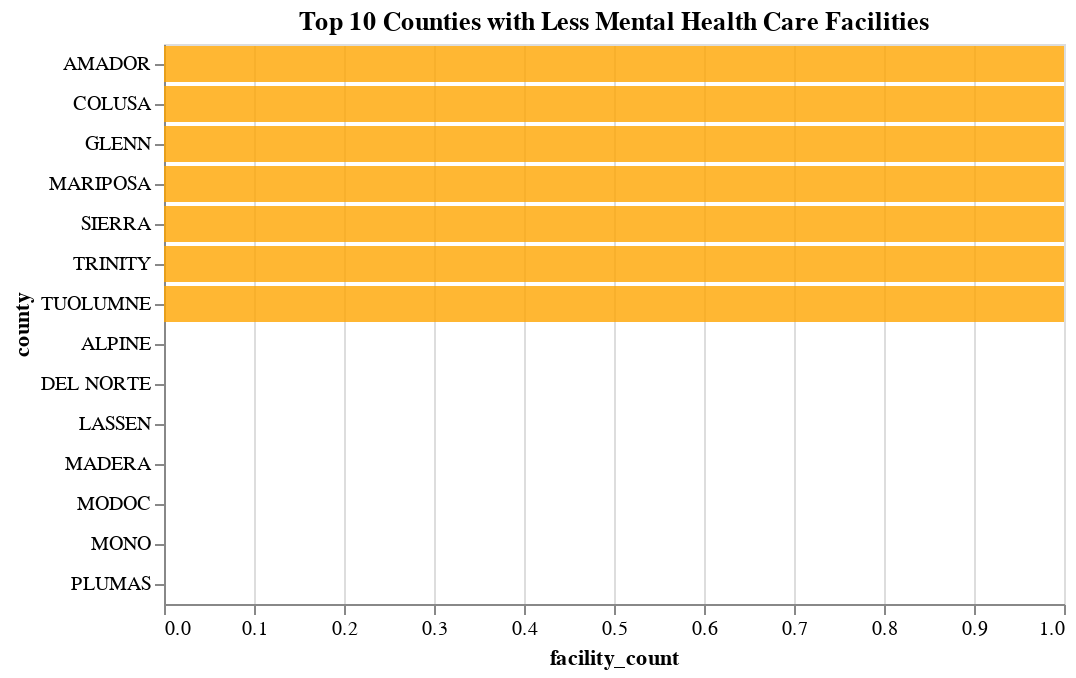

The code cell stored with this chart in its notebook:
### Code cell
source = full_data

chart_top10less=alt.Chart(source).mark_bar().encode(
    x=alt.X('facility_count'),
    y=alt.Y('county', sort='-x'),
    tooltip=['facility_count'],
).properties(width=450, title='Top 10 Counties with Less Mental Health Care Facilities'
).transform_window(
    rank='rank(facility_count)',
    sort=[alt.SortField('facility_count', order='ascending')]
).transform_filter(
    (alt.datum.rank < 10)
).configure_bar(
    opacity=0.8,
    color='orange'
)

chart_top10less

### Figure 1 — Vega-Lite specification as saved in the notebook (floating-point values rounded to 4 significant figures)
{"config": {"view": {"continuousWidth": 400, "continuousHeight": 300}, "bar": {"color": "orange", "opacity": 0.8}}, "data": {"name": "data-0a6fd0cce3d22fd979fab3c04c839e21"}, "mark": "bar", "encoding": {"tooltip": [{"field": "facility_count", "type": "quantitative"}], "x": {"field": "facility_count", "type": "quantitative"}, "y": {"field": "county", "sort": "-x", "type": "nominal"}}, "title": "Top 10 Counties with Less Mental Health Care Facilities", "transform": [{"window": [{"op": "rank", "field": "facility_count", "as": "rank"}], "sort": [{"field": "facility_count", "order": "ascending"}]}, {"filter": "(datum.rank < 10)"}], "width": 450, "$schema": "https://vega.github.io/schema/vega-lite/v4.17.0.json", "datasets": {"data-0a6fd0cce3d22fd979fab3c04c839e21": [{"year": 2020, "county": "ALAMEDA", "geography_type": "Residence", "cause": "Intentional self-harm (suicide)", "deaths": 141.0, "facility_count": 48.0, "suicide_2015_2017": "        8.6   ", "suicide_2018_2020": "        8.8   ", "drug_induced_deaths_2015_2017": "        9.9   ", "drug_induced_deaths_2018_2020": "       15.4   ", "population": 1682353, "full_county_name": "Alameda County"}, {"year": 2020, "county": "ALPINE", "geography_type": "Residence", "cause": "Intentional self-harm (suicide)", "deaths": 0.0, "facility_count": null, "suicide_2015_2017": "        -     ", "suicide_2018_2020": "       58.3 * ", "drug_induced_deaths_2015_2017": "        -     ", "drug_induced_deaths_2018_2020": "      116.6 * ", "population": 1204, "full_county_name": "Alpine County"}, {"year": 2020, "county": "AMADOR", "geography_type": "Residence", "cause": "Intentional self-harm (suicide)", "deaths": 12.0, "facility_count": 1.0, "suicide_2015_2017": "       21.2   ", "suicide_2018_2020": "       33.7   ", "drug_induced_deaths_2015_2017": "       16.0 * ", "drug_induced_deaths_2018_2020": "       25.4   ", "population": 40474, "full_county_name": "Amador County"}, {"year": 2020, "county": "BUTTE", "geography_type": "Residence", "cause": "Intentional self-harm (suicide)", "deaths": 43.0, "facility_count": 12.0, "suicide_2015_2017": "       18.9   ", "suicide_2018_2020": "       22.1   ", "drug_induced_deaths_2015_2017": "       27.8   ", "drug_induced_deaths_2018_2020": "       31.4   ", "population": 211632, "full_county_name": "Butte County"}, {"year": 2020, "county": "CALAVERAS", "geography_type": "Residence", "cause": "Intentional self-harm (suicide)", "deaths": 13.0, "facility_count": 4.0, "suicide_2015_2017": "       26.1   ", "suicide_2018_2020": "       24.3   ", "drug_induced_deaths_2015_2017": "       18.0   ", "drug_induced_deaths_2018_2020": "       25.5   ", "population": 45292, "full_county_name": "Calaveras County"}, {"year": 2020, "county": "COLUSA", "geography_type": "Residence", "cause": "Intentional self-harm (suicide)", "deaths": null, "facility_count": 1.0, "suicide_2015_2017": "        9.7 * ", "suicide_2018_2020": "        8.7 * ", "drug_induced_deaths_2015_2017": "       16.7 * ", "drug_induced_deaths_2018_2020": "       13.8 * ", "population": 21839, "full_county_name": "Colusa County"}, {"year": 2020, "county": "CONTRA COSTA", "geography_type": "Residence", "cause": "Intentional self-harm (suicide)", "deaths": 108.0, "facility_count": 28.0, "suicide_2015_2017": "       10.3   ", "suicide_2018_2020": "        9.3   ", "drug_induced_deaths_2015_2017": "       10.9   ", "drug_induced_deaths_2018_2020": "       16.6   ", "population": 1165927, "full_county_name": "Contra Costa County"}, {"year": 2020, "county": "DEL NORTE", "geography_type": "Residence", "cause": "Intentional self-harm (suicide)", "deaths": null, "facility_count": null, "suicide_2015_2017": "       13.0 * ", "suicide_2018_2020": "       22.8 * ", "drug_induced_deaths_2015_2017": "       24.8 * ", "drug_induced_deaths_2018_2020": "       30.8   ", "population": 27743, "full_county_name": "Del Norte County"}, {"year": 2020, "county": "EL DORADO", "geography_type": "Residence", "cause": "Intentional self-harm (suicide)", "deaths": 34.0, "facility_count": 9.0, "suicide_2015_2017": "       18.6   ", "suicide_2018_2020": "       16.7   ", "drug_induced_deaths_2015_2017": "       21.2   ", "drug_induced_deaths_2018_2020": "       20.2   ", "population": 191185, "full_county_name": "El Dorado County"}, {"year": 2020, "county": "FRESNO", "geography_type": "Residence", "cause": "Intentional self-harm (suicide)", "deaths": 108.0, "facility_count": 46.0, "suicide_2015_2017": "       11.0   ", "suicide_2018_2020": "       11.0   ", "drug_induced_deaths_2015_2017": "       16.3   ", "drug_induced_deaths_2018_2020": "       16.3   ", "population": 1008654, "full_county_name": "Fresno County"}, {"year": 2020, "county": "GLENN", "geography_type": "Residence", "cause": "Intentional self-harm (suicide)", "deaths": null, "facility_count": 1.0, "suicide_2015_2017": "       28.9   ", "suicide_2018_2020": "       18.9 * ", "drug_induced_deaths_2015_2017": "       10.2 * ", "drug_induced_deaths_2018_2020": "       25.0 * ", "population": 28917, "full_county_name": "Glenn County"}, {"year": 2020, "county": "HUMBOLDT", "geography_type": "Residence", "cause": "Intentional self-harm (suicide)", "deaths": 26.0, "facility_count": 10.0, "suicide_2015_2017": "       23.6   ", "suicide_2018_2020": "       22.4   ", "drug_induced_deaths_2015_2017": "       38.1   ", "drug_induced_deaths_2018_2020": "       37.0   ", "population": 136463, "full_county_name": "Humboldt County"}, {"year": 2020, "county": "IMPERIAL", "geography_type": "Residence", "cause": "Intentional self-harm (suicide)", "deaths": 12.0, "facility_count": 5.0, "suicide_2015_2017": "        9.2   ", "suicide_2018_2020": "        5.7   ", "drug_induced_deaths_2015_2017": "       20.5   ", "drug_induced_deaths_2018_2020": "       28.0   ", "population": 179702, "full_county_name": "Imperial County"}, {"year": 2020, "county": "INYO", "geography_type": "Residence", "cause": "Intentional self-harm (suicide)", "deaths": null, "facility_count": 2.0, "suicide_2015_2017": "       15.6 * ", "suicide_2018_2020": "       18.3 * ", "drug_induced_deaths_2015_2017": "       23.3 * ", "drug_induced_deaths_2018_2020": "       48.1   ", "population": 19016, "full_county_name": "Inyo County"}, {"year": 2020, "county": "KERN", "geography_type": "Residence", "cause": "Intentional self-harm (suicide)", "deaths": 121.0, "facility_count": 27.0, "suicide_2015_2017": "       14.2   ", "suicide_2018_2020": "       13.5   ", "drug_induced_deaths_2015_2017": "       26.1   ", "drug_induced_deaths_2018_2020": "       33.3   ", "population": 909235, "full_county_name": "Kern County"}, {"year": 2020, "county": "KINGS", "geography_type": "Residence", "cause": "Intentional self-harm (suicide)", "deaths": 18.0, "facility_count": 5.0, "suicide_2015_2017": "       12.6   ", "suicide_2018_2020": "       14.7   ", "drug_induced_deaths_2015_2017": "       11.3   ", "drug_induced_deaths_2018_2020": "       18.3   ", "population": 152486, "full_county_name": "Kings County"}, {"year": 2020, "county": "LAKE", "geography_type": "Residence", "cause": "Intentional self-harm (suicide)", "deaths": 11.0, "facility_count": 5.0, "suicide_2015_2017": "       29.4   ", "suicide_2018_2020": "       25.4   ", "drug_induced_deaths_2015_2017": "       40.5   ", "drug_induced_deaths_2018_2020": "       66.1   ", "population": 68163, "full_county_name": "Lake County"}, {"year": 2020, "county": "LASSEN", "geography_type": "Residence", "cause": "Intentional self-harm (suicide)", "deaths": null, "facility_count": null, "suicide_2015_2017": "       25.7   ", "suicide_2018_2020": "       26.0   ", "drug_induced_deaths_2015_2017": "       23.4   ", "drug_induced_deaths_2018_2020": "       29.9   ", "population": 32730, "full_county_name": "Lassen County"}, {"year": 2020, "county": "LOS ANGELES", "geography_type": "Residence", "cause": "Intentional self-harm (suicide)", "deaths": 849.0, "facility_count": 626.0, "suicide_2015_2017": "        8.1   ", "suicide_2018_2020": "        8.2   ", "drug_induced_deaths_2015_2017": "        8.5   ", "drug_induced_deaths_2018_2020": "       14.1   ", "population": 10014009, "full_county_name": "Los Angeles County"}, {"year": 2020, "county": "MADERA", "geography_type": "Residence", "cause": "Intentional self-harm (suicide)", "deaths": 16.0, "facility_count": null, "suicide_2015_2017": "       11.3   ", "suicide_2018_2020": "       11.4   ", "drug_induced_deaths_2015_2017": "       15.1   ", "drug_induced_deaths_2018_2020": "       15.6   ", "population": 156255, "full_county_name": "Madera County"}, {"year": 2020, "county": "MARIN", "geography_type": "Residence", "cause": "Intentional self-harm (suicide)", "deaths": 36.0, "facility_count": 30.0, "suicide_2015_2017": "       12.7   ", "suicide_2018_2020": "       14.4   ", "drug_induced_deaths_2015_2017": "       12.4   ", "drug_induced_deaths_2018_2020": "       16.9   ", "population": 262321, "full_county_name": "Marin County"}, {"year": 2020, "county": "MARIPOSA", "geography_type": "Residence", "cause": "Intentional self-harm (suicide)", "deaths": null, "facility_count": 1.0, "suicide_2015_2017": "       33.2 * ", "suicide_2018_2020": "       22.4 * ", "drug_induced_deaths_2015_2017": "       17.4 * ", "drug_induced_deaths_2018_2020": "       22.6 * ", "population": 17131, "full_county_name": "Mariposa County"}, {"year": 2020, "county": "MENDOCINO", "geography_type": "Residence", "cause": "Intentional self-harm (suicide)", "deaths": 29.0, "facility_count": 7.0, "suicide_2015_2017": "       21.5   ", "suicide_2018_2020": "       20.8   ", "drug_induced_deaths_2015_2017": "       26.2   ", "drug_induced_deaths_2018_2020": "       42.0   ", "population": 91601, "full_county_name": "Mendocino County"}, {"year": 2020, "county": "MERCED", "geography_type": "Residence", "cause": "Intentional self-harm (suicide)", "deaths": 25.0, "facility_count": 7.0, "suicide_2015_2017": "       11.9   ", "suicide_2018_2020": "        9.1   ", "drug_induced_deaths_2015_2017": "       15.9   ", "drug_induced_deaths_2018_2020": "       18.3   ", "population": 281202, "full_county_name": "Merced County"}, {"year": 2020, "county": "MODOC", "geography_type": "Residence", "cause": "Intentional self-harm (suicide)", "deaths": 0.0, "facility_count": null, "suicide_2015_2017": "       15.3 * ", "suicide_2018_2020": "       20.1 * ", "drug_induced_deaths_2015_2017": "       21.5 * ", "drug_induced_deaths_2018_2020": "       10.4 * ", "population": 8700, "full_county_name": "Modoc County"}, {"year": 2020, "county": "MONO", "geography_type": "Residence", "cause": "Intentional self-harm (suicide)", "deaths": null, "facility_count": null, "suicide_2015_2017": "       11.1 * ", "suicide_2018_2020": "       11.8 * ", "drug_induced_deaths_2015_2017": "        6.0 * ", "drug_induced_deaths_2018_2020": "       11.8 * ", "population": 13195, "full_county_name": "Mono County"}, {"year": 2020, "county": "MONTEREY", "geography_type": "Residence", "cause": "Intentional self-harm (suicide)", "deaths": 48.0, "facility_count": 16.0, "suicide_2015_2017": "        9.3   ", "suicide_2018_2020": "        9.6   ", "drug_induced_deaths_2015_2017": "       11.2   ", "drug_induced_deaths_2018_2020": "       16.6   ", "population": 439035, "full_county_name": "Monterey County"}, {"year": 2020, "county": "NAPA", "geography_type": "Residence", "cause": "Intentional self-harm (suicide)", "deaths": 21.0, "facility_count": 6.0, "suicide_2015_2017": "       10.2   ", "suicide_2018_2020": "       10.8   ", "drug_induced_deaths_2015_2017": "       10.4   ", "drug_induced_deaths_2018_2020": "       13.3   ", "population": 138019, "full_county_name": "Napa County"}, {"year": 2020, "county": "NEVADA", "geography_type": "Residence", "cause": "Intentional self-harm (suicide)", "deaths": 25.0, "facility_count": 5.0, "suicide_2015_2017": "       18.7   ", "suicide_2018_2020": "       21.0   ", "drug_induced_deaths_2015_2017": "       22.3   ", "drug_induced_deaths_2018_2020": "       24.2   ", "population": 102241, "full_county_name": "Nevada County"}, {"year": 2020, "county": "ORANGE", "geography_type": "Residence", "cause": "Intentional self-harm (suicide)", "deaths": 295.0, "facility_count": 392.0, "suicide_2015_2017": "        9.3   ", "suicide_2018_2020": "        9.9   ", "drug_induced_deaths_2015_2017": "       12.1   ", "drug_induced_deaths_2018_2020": "       15.6   ", "population": 3186989, "full_county_name": "Orange County"}, {"year": 2020, "county": "PLACER", "geography_type": "Residence", "cause": "Intentional self-harm (suicide)", "deaths": 60.0, "facility_count": 16.0, "suicide_2015_2017": "       12.1   ", "suicide_2018_2020": "       12.4   ", "drug_induced_deaths_2015_2017": "       11.9   ", "drug_induced_deaths_2018_2020": "       15.5   ", "population": 404739, "full_county_name": "Placer County"}, {"year": 2020, "county": "PLUMAS", "geography_type": "Residence", "cause": "Intentional self-harm (suicide)", "deaths": null, "facility_count": null, "suicide_2015_2017": "       25.3 * ", "suicide_2018_2020": "       16.4 * ", "drug_induced_deaths_2015_2017": "       27.7 * ", "drug_induced_deaths_2018_2020": "       25.3 * ", "population": 19790, "full_county_name": "Plumas County"}, {"year": 2020, "county": "RIVERSIDE", "geography_type": "Residence", "cause": "Intentional self-harm (suicide)", "deaths": 261.0, "facility_count": 120.0, "suicide_2015_2017": "       11.4   ", "suicide_2018_2020": "       11.9   ", "drug_induced_deaths_2015_2017": "       16.4   ", "drug_induced_deaths_2018_2020": "       23.1   ", "population": 2418185, "full_county_name": "Riverside County"}, {"year": 2020, "county": "SACRAMENTO", "geography_type": "Residence", "cause": "Intentional self-harm (suicide)", "deaths": 179.0, "facility_count": 64.0, "suicide_2015_2017": "       13.0   ", "suicide_2018_2020": "       12.6   ", "drug_induced_deaths_2015_2017": "       17.1   ", "drug_induced_deaths_2018_2020": "       20.8   ", "population": 1585055, "full_county_name": "Sacramento County"}, {"year": 2020, "county": "SAN BENITO", "geography_type": "Residence", "cause": "Intentional self-harm (suicide)", "deaths": null, "facility_count": 5.0, "suicide_2015_2017": "       11.0 * ", "suicide_2018_2020": "        8.6 * ", "drug_induced_deaths_2015_2017": "       10.0 * ", "drug_induced_deaths_2018_2020": "       13.4   ", "population": 64209, "full_county_name": "San Benito County"}, {"year": 2020, "county": "SAN BERNARDINO", "geography_type": "Residence", "cause": "Intentional self-harm (suicide)", "deaths": 242.0, "facility_count": 64.0, "suicide_2015_2017": "       11.0   ", "suicide_2018_2020": "       11.2   ", "drug_induced_deaths_2015_2017": "       12.2   ", "drug_induced_deaths_2018_2020": "       18.2   ", "population": 2181654, "full_county_name": "San Bernardino County"}, {"year": 2020, "county": "SAN DIEGO", "geography_type": "Residence", "cause": "Intentional self-harm (suicide)", "deaths": 404.0, "facility_count": 174.0, "suicide_2015_2017": "       12.4   ", "suicide_2018_2020": "       12.4   ", "drug_induced_deaths_2015_2017": "       13.8   ", "drug_induced_deaths_2018_2020": "       18.5   ", "population": 3298634, "full_county_name": "San Diego County"}, {"year": 2020, "county": "SAN FRANCISCO", "geography_type": "Residence", "cause": "Intentional self-harm (suicide)", "deaths": 77.0, "facility_count": 56.0, "suicide_2015_2017": "       10.5   ", "suicide_2018_2020": "        8.0   ", "drug_induced_deaths_2015_2017": "       19.1   ", "drug_induced_deaths_2018_2020": "       38.1   ", "population": 873965, "full_county_name": "San Francisco County"}, {"year": 2020, "county": "SAN JOAQUIN", "geography_type": "Residence", "cause": "Intentional self-harm (suicide)", "deaths": 92.0, "facility_count": 22.0, "suicide_2015_2017": "       10.4   ", "suicide_2018_2020": "       10.8   ", "drug_induced_deaths_2015_2017": "       17.9   ", "drug_induced_deaths_2018_2020": "       19.6   ", "population": 779233, "full_county_name": "San Joaquin County"}, {"year": 2020, "county": "SAN LUIS OBISPO", "geography_type": "Residence", "cause": "Intentional self-harm (suicide)", "deaths": 42.0, "facility_count": 15.0, "suicide_2015_2017": "       17.2   ", "suicide_2018_2020": "       16.2   ", "drug_induced_deaths_2015_2017": "       17.6   ", "drug_induced_deaths_2018_2020": "       23.9   ", "population": 282424, "full_county_name": "San Luis Obispo County"}, {"year": 2020, "county": "SAN MATEO", "geography_type": "Residence", "cause": "Intentional self-harm (suicide)", "deaths": 80.0, "facility_count": 29.0, "suicide_2015_2017": "        7.4   ", "suicide_2018_2020": "        8.5   ", "drug_induced_deaths_2015_2017": "        8.2   ", "drug_induced_deaths_2018_2020": "       12.0   ", "population": 764442, "full_county_name": "San Mateo County"}, {"year": 2020, "county": "SANTA BARBARA", "geography_type": "Residence", "cause": "Intentional self-harm (suicide)", "deaths": 52.0, "facility_count": 34.0, "suicide_2015_2017": "       12.9   ", "suicide_2018_2020": "       11.4   ", "drug_induced_deaths_2015_2017": "       16.1   ", "drug_induced_deaths_2018_2020": "       18.3   ", "population": 448229, "full_county_name": "Santa Barbara County"}, {"year": 2020, "county": "SANTA CLARA", "geography_type": "Residence", "cause": "Intentional self-harm (suicide)", "deaths": 174.0, "facility_count": 49.0, "suicide_2015_2017": "        7.3   ", "suicide_2018_2020": "        8.2   ", "drug_induced_deaths_2015_2017": "        7.6   ", "drug_induced_deaths_2018_2020": "       11.2   ", "population": 1936259, "full_county_name": "Santa Clara County"}, {"year": 2020, "county": "SANTA CRUZ", "geography_type": "Residence", "cause": "Intentional self-harm (suicide)", "deaths": 29.0, "facility_count": 21.0, "suicide_2015_2017": "       15.9   ", "suicide_2018_2020": "       12.8   ", "drug_induced_deaths_2015_2017": "       17.6   ", "drug_induced_deaths_2018_2020": "       20.3   ", "population": 270861, "full_county_name": "Santa Cruz County"}, {"year": 2020, "county": "SHASTA", "geography_type": "Residence", "cause": "Intentional self-harm (suicide)", "deaths": 37.0, "facility_count": 10.0, "suicide_2015_2017": "       24.1   ", "suicide_2018_2020": "       25.0   ", "drug_induced_deaths_2015_2017": "       22.8   ", "drug_induced_deaths_2018_2020": "       26.9   ", "population": 182155, "full_county_name": "Shasta County"}, {"year": 2020, "county": "SIERRA", "geography_type": "Residence", "cause": "Intentional self-harm (suicide)", "deaths": null, "facility_count": 1.0, "suicide_2015_2017": "       53.5 * ", "suicide_2018_2020": "       26.8 * ", "drug_induced_deaths_2015_2017": "        -     ", "drug_induced_deaths_2018_2020": "       23.5 * ", "population": 3236, "full_county_name": "Sierra County"}, {"year": 2020, "county": "SISKIYOU", "geography_type": "Residence", "cause": "Intentional self-harm (suicide)", "deaths": 11.0, "facility_count": 3.0, "suicide_2015_2017": "       22.2   ", "suicide_2018_2020": "       24.1   ", "drug_induced_deaths_2015_2017": "       31.9   ", "drug_induced_deaths_2018_2020": "       21.9   ", "population": 44076, "full_county_name": "Siskiyou County"}, {"year": 2020, "county": "SOLANO", "geography_type": "Residence", "cause": "Intentional self-harm (suicide)", "deaths": 58.0, "facility_count": 15.0, "suicide_2015_2017": "       11.4   ", "suicide_2018_2020": "       14.0   ", "drug_induced_deaths_2015_2017": "       13.5   ", "drug_induced_deaths_2018_2020": "       19.2   ", "population": 453491, "full_county_name": "Solano County"}, {"year": 2020, "county": "SONOMA", "geography_type": "Residence", "cause": "Intentional self-harm (suicide)", "deaths": 68.0, "facility_count": 32.0, "suicide_2015_2017": "       12.4   ", "suicide_2018_2020": "       14.1   ", "drug_induced_deaths_2015_2017": "       14.4   ", "drug_induced_deaths_2018_2020": "       23.5   ", "population": 488863, "full_county_name": "Sonoma County"}, {"year": 2020, "county": "STANISLAUS", "geography_type": "Residence", "cause": "Intentional self-harm (suicide)", "deaths": 52.0, "facility_count": 17.0, "suicide_2015_2017": "       10.4   ", "suicide_2018_2020": "       11.4   ", "drug_induced_deaths_2015_2017": "       18.8   ", "drug_induced_deaths_2018_2020": "       21.4   ", "population": 552878, "full_county_name": "Stanislaus County"}, {"year": 2020, "county": "SUTTER", "geography_type": "Residence", "cause": "Intentional self-harm (suicide)", "deaths": 11.0, "facility_count": 8.0, "suicide_2015_2017": "       14.2   ", "suicide_2018_2020": "        9.6   ", "drug_induced_deaths_2015_2017": "       11.6   ", "drug_induced_deaths_2018_2020": "       17.0   ", "population": 99633, "full_county_name": "Sutter County"}, {"year": 2020, "county": "TEHAMA", "geography_type": "Residence", "cause": "Intentional self-harm (suicide)", "deaths": 12.0, "facility_count": 2.0, "suicide_2015_2017": "       19.3   ", "suicide_2018_2020": "       18.9   ", "drug_induced_deaths_2015_2017": "       10.5 * ", "drug_induced_deaths_2018_2020": "       11.9   ", "population": 65829, "full_county_name": "Tehama County"}, {"year": 2020, "county": "TRINITY", "geography_type": "Residence", "cause": "Intentional self-harm (suicide)", "deaths": null, "facility_count": 1.0, "suicide_2015_2017": "       44.2 * ", "suicide_2018_2020": "       25.8 * ", "drug_induced_deaths_2015_2017": "       19.2 * ", "drug_induced_deaths_2018_2020": "       24.0 * ", "population": 16112, "full_county_name": "Trinity County"}, {"year": 2020, "county": "TULARE", "geography_type": "Residence", "cause": "Intentional self-harm (suicide)", "deaths": 32.0, "facility_count": 22.0, "suicide_2015_2017": "       11.2   ", "suicide_2018_2020": "        7.7   ", "drug_induced_deaths_2015_2017": "       10.8   ", "drug_induced_deaths_2018_2020": "       13.3   ", "population": 473117, "full_county_name": "Tulare County"}, {"year": 2020, "county": "TUOLUMNE", "geography_type": "Residence", "cause": "Intentional self-harm (suicide)", "deaths": 15.0, "facility_count": 1.0, "suicide_2015_2017": "       19.2   ", "suicide_2018_2020": "       22.4   ", "drug_induced_deaths_2015_2017": "       33.0   ", "drug_induced_deaths_2018_2020": "       21.8   ", "population": 55620, "full_county_name": "Tuolumne County"}, {"year": 2020, "county": "VENTURA", "geography_type": "Residence", "cause": "Intentional self-harm (suicide)", "deaths": 83.0, "facility_count": 48.0, "suicide_2015_2017": "       10.9   ", "suicide_2018_2020": "       10.2   ", "drug_induced_deaths_2015_2017": "       14.8   ", "drug_induced_deaths_2018_2020": "       19.0   ", "population": 843843, "full_county_name": "Ventura County"}, {"year": 2020, "county": "YOLO", "geography_type": "Residence", "cause": "Intentional self-harm (suicide)", "deaths": 17.0, "facility_count": 5.0, "suicide_2015_2017": "       12.7   ", "suicide_2018_2020": "        9.3   ", "drug_induced_deaths_2015_2017": "       15.4   ", "drug_induced_deaths_2018_2020": "       15.0   ", "population": 216403, "full_county_name": "Yolo County"}, {"year": 2020, "county": "YUBA", "geography_type": "Residence", "cause": "Intentional self-harm (suicide)", "deaths": 13.0, "facility_count": 4.0, "suicide_2015_2017": "       19.3   ", "suicide_2018_2020": "       20.5   ", "drug_induced_deaths_2015_2017": "       23.0   ", "drug_induced_deaths_2018_2020": "       20.1   ", "population": 81575, "full_county_name": "Yuba County"}]}}
